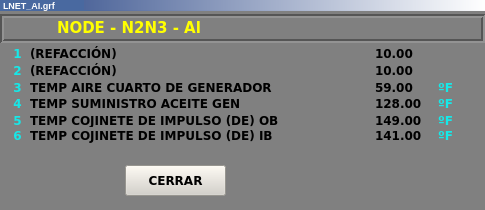
<?xml version="1.0" encoding="UTF-8"?>
<ui version="4.0">
 <class>LNET_AI8</class>
 <widget class="QWidget" name="LNET_AI8">
  <property name="geometry">
   <rect>
    <x>0</x>
    <y>0</y>
    <width>485</width>
    <height>210</height>
   </rect>
  </property>
  <property name="minimumSize">
   <size>
    <width>485</width>
    <height>210</height>
   </size>
  </property>
  <property name="maximumSize">
   <size>
    <width>485</width>
    <height>210</height>
   </size>
  </property>
  <property name="windowTitle">
   <string>LNET_AI8</string>
  </property>
  <property name="styleSheet">
   <string notr="true">background-color: rgb(128, 128, 128);</string>
  </property>
  <widget class="QLabel" name="lbNodRTD">
   <property name="geometry">
    <rect>
     <x>57</x>
     <y>18</y>
     <width>400</width>
     <height>20</height>
    </rect>
   </property>
   <property name="font">
    <font>
     <family>Verdana</family>
     <pointsize>11</pointsize>
     <weight>75</weight>
     <bold>true</bold>
    </font>
   </property>
   <property name="styleSheet">
    <string notr="true">color: rgb(255, 255, 0);</string>
   </property>
   <property name="text">
    <string>NODE - N2N3 - Al</string>
   </property>
  </widget>
  <widget class="QFrame" name="frame_5">
   <property name="geometry">
    <rect>
     <x>0</x>
     <y>0</y>
     <width>485</width>
     <height>11</height>
    </rect>
   </property>
   <property name="styleSheet">
    <string notr="true">background-color: qlineargradient(spread:pad, x1:0, y1:0, x2:1, y2:0, stop:0 rgba(43, 71, 134, 255), stop:1 rgba(255, 255, 255, 255));</string>
   </property>
   <property name="frameShape">
    <enum>QFrame::Panel</enum>
   </property>
   <property name="frameShadow">
    <enum>QFrame::Raised</enum>
   </property>
   <property name="lineWidth">
    <number>0</number>
   </property>
   <widget class="QLabel" name="lbLnetT_4">
    <property name="geometry">
     <rect>
      <x>0</x>
      <y>0</y>
      <width>81</width>
      <height>20</height>
     </rect>
    </property>
    <property name="font">
     <font>
      <pointsize>5</pointsize>
      <weight>75</weight>
      <bold>true</bold>
     </font>
    </property>
    <property name="styleSheet">
     <string notr="true">background-color: rgb(73, 105, 160);</string>
    </property>
    <property name="text">
     <string>&lt;!DOCTYPE HTML PUBLIC &quot;-//W3C//DTD HTML 4.0//EN&quot; &quot;http://www.w3.org/TR/REC-html40/strict.dtd&quot;&gt;
&lt;html&gt;&lt;head&gt;&lt;meta name=&quot;qrichtext&quot; content=&quot;1&quot; /&gt;&lt;style type=&quot;text/css&quot;&gt;
p, li { white-space: pre-wrap; }
&lt;/style&gt;&lt;/head&gt;&lt;body style=&quot; font-family:'MS Shell Dlg 2'; font-size:5pt; font-weight:600; font-style:normal;&quot;&gt;
&lt;p style=&quot;-qt-paragraph-type:empty; margin-top:0px; margin-bottom:0px; margin-left:0px; margin-right:0px; -qt-block-indent:0; text-indent:0px;&quot;&gt;&lt;/p&gt;&lt;/body&gt;&lt;/html&gt;</string>
    </property>
   </widget>
   <widget class="QFrame" name="frame_6">
    <property name="geometry">
     <rect>
      <x>10</x>
      <y>10</y>
      <width>485</width>
      <height>11</height>
     </rect>
    </property>
    <property name="styleSheet">
     <string notr="true">background-color: qlineargradient(spread:pad, x1:0, y1:0, x2:1, y2:0, stop:0 rgba(43, 71, 134, 255), stop:1 rgba(255, 255, 255, 255));</string>
    </property>
    <property name="frameShape">
     <enum>QFrame::Panel</enum>
    </property>
    <property name="frameShadow">
     <enum>QFrame::Raised</enum>
    </property>
    <property name="lineWidth">
     <number>0</number>
    </property>
    <widget class="QLabel" name="lbLnetT_5">
     <property name="geometry">
      <rect>
       <x>0</x>
       <y>0</y>
       <width>81</width>
       <height>20</height>
      </rect>
     </property>
     <property name="font">
      <font>
       <pointsize>5</pointsize>
       <weight>75</weight>
       <bold>true</bold>
      </font>
     </property>
     <property name="styleSheet">
      <string notr="true">background-color: rgb(73, 105, 160);</string>
     </property>
     <property name="text">
      <string>&lt;!DOCTYPE HTML PUBLIC &quot;-//W3C//DTD HTML 4.0//EN&quot; &quot;http://www.w3.org/TR/REC-html40/strict.dtd&quot;&gt;
&lt;html&gt;&lt;head&gt;&lt;meta name=&quot;qrichtext&quot; content=&quot;1&quot; /&gt;&lt;style type=&quot;text/css&quot;&gt;
p, li { white-space: pre-wrap; }
&lt;/style&gt;&lt;/head&gt;&lt;body style=&quot; font-family:'MS Shell Dlg 2'; font-size:5pt; font-weight:600; font-style:normal;&quot;&gt;
&lt;p style=&quot;-qt-paragraph-type:empty; margin-top:0px; margin-bottom:0px; margin-left:0px; margin-right:0px; -qt-block-indent:0; text-indent:0px;&quot;&gt;&lt;/p&gt;&lt;/body&gt;&lt;/html&gt;</string>
     </property>
    </widget>
   </widget>
   <widget class="QLabel" name="lbLnetT">
    <property name="geometry">
     <rect>
      <x>3</x>
      <y>0</y>
      <width>81</width>
      <height>12</height>
     </rect>
    </property>
    <property name="font">
     <font>
      <pointsize>5</pointsize>
      <weight>75</weight>
      <bold>true</bold>
     </font>
    </property>
    <property name="styleSheet">
     <string notr="true">background-color: rgb(73, 105, 160);</string>
    </property>
    <property name="text">
     <string>&lt;!DOCTYPE HTML PUBLIC &quot;-//W3C//DTD HTML 4.0//EN&quot; &quot;http://www.w3.org/TR/REC-html40/strict.dtd&quot;&gt;
&lt;html&gt;&lt;head&gt;&lt;meta name=&quot;qrichtext&quot; content=&quot;1&quot; /&gt;&lt;style type=&quot;text/css&quot;&gt;
p, li { white-space: pre-wrap; }
&lt;/style&gt;&lt;/head&gt;&lt;body style=&quot; font-family:'MS Shell Dlg 2'; font-size:5pt; font-weight:600; font-style:normal;&quot;&gt;
&lt;p style=&quot; margin-top:0px; margin-bottom:0px; margin-left:0px; margin-right:0px; -qt-block-indent:0; text-indent:0px;&quot;&gt;&lt;span style=&quot; font-size:7pt; color:#ffffff;&quot;&gt;LNET_AI.grf&lt;/span&gt;&lt;/p&gt;&lt;/body&gt;&lt;/html&gt;</string>
    </property>
   </widget>
  </widget>
  <widget class="QFrame" name="frame">
   <property name="geometry">
    <rect>
     <x>0</x>
     <y>14</y>
     <width>485</width>
     <height>29</height>
    </rect>
   </property>
   <property name="styleSheet">
    <string notr="true">border-color: rgb(255, 255, 255);</string>
   </property>
   <property name="frameShape">
    <enum>QFrame::Box</enum>
   </property>
   <property name="frameShadow">
    <enum>QFrame::Sunken</enum>
   </property>
   <property name="lineWidth">
    <number>2</number>
   </property>
  </widget>
  <widget class="QLabel" name="lbNumNode_1">
   <property name="geometry">
    <rect>
     <x>7</x>
     <y>45</y>
     <width>21</width>
     <height>16</height>
    </rect>
   </property>
   <property name="font">
    <font>
     <family>Verdana</family>
     <weight>75</weight>
     <bold>true</bold>
    </font>
   </property>
   <property name="styleSheet">
    <string notr="true">color: rgb(22, 232, 232);</string>
   </property>
   <property name="text">
    <string>1</string>
   </property>
   <property name="alignment">
    <set>Qt::AlignCenter</set>
   </property>
  </widget>
  <widget class="QLabel" name="lbNodeT_1">
   <property name="geometry">
    <rect>
     <x>30</x>
     <y>45</y>
     <width>340</width>
     <height>16</height>
    </rect>
   </property>
   <property name="font">
    <font>
     <family>Verdana</family>
     <weight>75</weight>
     <bold>true</bold>
    </font>
   </property>
   <property name="text">
    <string>(REFACCIÓN)</string>
   </property>
  </widget>
  <widget class="QLabel" name="lbNode_1">
   <property name="geometry">
    <rect>
     <x>375</x>
     <y>45</y>
     <width>61</width>
     <height>17</height>
    </rect>
   </property>
   <property name="font">
    <font>
     <family>Verdana</family>
     <weight>75</weight>
     <bold>true</bold>
    </font>
   </property>
   <property name="layoutDirection">
    <enum>Qt::RightToLeft</enum>
   </property>
   <property name="text">
    <string>10.00</string>
   </property>
  </widget>
  <widget class="QLabel" name="lbNodeU_1">
   <property name="geometry">
    <rect>
     <x>438</x>
     <y>45</y>
     <width>35</width>
     <height>17</height>
    </rect>
   </property>
   <property name="font">
    <font>
     <family>Verdana</family>
     <weight>75</weight>
     <bold>true</bold>
    </font>
   </property>
   <property name="styleSheet">
    <string notr="true">color: rgb(22, 232, 232);</string>
   </property>
   <property name="text">
    <string/>
   </property>
  </widget>
  <widget class="QPushButton" name="btnCerrar">
   <property name="geometry">
    <rect>
     <x>125</x>
     <y>165</y>
     <width>101</width>
     <height>31</height>
    </rect>
   </property>
   <property name="font">
    <font>
     <family>Verdana</family>
     <pointsize>9</pointsize>
     <weight>75</weight>
     <bold>true</bold>
    </font>
   </property>
   <property name="styleSheet">
    <string notr="true">background-color: rgb(212, 208, 200);</string>
   </property>
   <property name="text">
    <string>CERRAR</string>
   </property>
  </widget>
  <widget class="QLabel" name="lbNumNode_2">
   <property name="geometry">
    <rect>
     <x>7</x>
     <y>62</y>
     <width>21</width>
     <height>16</height>
    </rect>
   </property>
   <property name="font">
    <font>
     <family>Verdana</family>
     <weight>75</weight>
     <bold>true</bold>
    </font>
   </property>
   <property name="styleSheet">
    <string notr="true">color: rgb(22, 232, 232);</string>
   </property>
   <property name="text">
    <string>2</string>
   </property>
   <property name="alignment">
    <set>Qt::AlignCenter</set>
   </property>
  </widget>
  <widget class="QLabel" name="lbNodeT_2">
   <property name="geometry">
    <rect>
     <x>30</x>
     <y>62</y>
     <width>340</width>
     <height>16</height>
    </rect>
   </property>
   <property name="font">
    <font>
     <family>Verdana</family>
     <weight>75</weight>
     <bold>true</bold>
    </font>
   </property>
   <property name="text">
    <string>(REFACCIÓN)</string>
   </property>
  </widget>
  <widget class="QLabel" name="lbNode_2">
   <property name="geometry">
    <rect>
     <x>375</x>
     <y>62</y>
     <width>61</width>
     <height>17</height>
    </rect>
   </property>
   <property name="font">
    <font>
     <family>Verdana</family>
     <weight>75</weight>
     <bold>true</bold>
    </font>
   </property>
   <property name="layoutDirection">
    <enum>Qt::RightToLeft</enum>
   </property>
   <property name="text">
    <string>10.00</string>
   </property>
  </widget>
  <widget class="QLabel" name="lbNodeU_2">
   <property name="geometry">
    <rect>
     <x>438</x>
     <y>62</y>
     <width>35</width>
     <height>17</height>
    </rect>
   </property>
   <property name="font">
    <font>
     <family>Verdana</family>
     <weight>75</weight>
     <bold>true</bold>
    </font>
   </property>
   <property name="styleSheet">
    <string notr="true">color: rgb(22, 232, 232);</string>
   </property>
   <property name="text">
    <string/>
   </property>
  </widget>
  <widget class="QLabel" name="lbNodeU_3">
   <property name="geometry">
    <rect>
     <x>438</x>
     <y>79</y>
     <width>35</width>
     <height>17</height>
    </rect>
   </property>
   <property name="font">
    <font>
     <family>Verdana</family>
     <weight>75</weight>
     <bold>true</bold>
    </font>
   </property>
   <property name="styleSheet">
    <string notr="true">color: rgb(22, 232, 232);</string>
   </property>
   <property name="text">
    <string>ºF</string>
   </property>
  </widget>
  <widget class="QLabel" name="lbNodeT_3">
   <property name="geometry">
    <rect>
     <x>30</x>
     <y>79</y>
     <width>340</width>
     <height>16</height>
    </rect>
   </property>
   <property name="font">
    <font>
     <family>Verdana</family>
     <weight>75</weight>
     <bold>true</bold>
    </font>
   </property>
   <property name="text">
    <string>TEMP AIRE CUARTO DE GENERADOR</string>
   </property>
  </widget>
  <widget class="QLabel" name="lbNumNode_3">
   <property name="geometry">
    <rect>
     <x>7</x>
     <y>79</y>
     <width>21</width>
     <height>16</height>
    </rect>
   </property>
   <property name="font">
    <font>
     <family>Verdana</family>
     <weight>75</weight>
     <bold>true</bold>
    </font>
   </property>
   <property name="styleSheet">
    <string notr="true">color: rgb(22, 232, 232);</string>
   </property>
   <property name="text">
    <string>3</string>
   </property>
   <property name="alignment">
    <set>Qt::AlignCenter</set>
   </property>
  </widget>
  <widget class="QLabel" name="lbNode_3">
   <property name="geometry">
    <rect>
     <x>375</x>
     <y>79</y>
     <width>61</width>
     <height>17</height>
    </rect>
   </property>
   <property name="font">
    <font>
     <family>Verdana</family>
     <weight>75</weight>
     <bold>true</bold>
    </font>
   </property>
   <property name="layoutDirection">
    <enum>Qt::RightToLeft</enum>
   </property>
   <property name="text">
    <string>59.00</string>
   </property>
  </widget>
  <widget class="QLabel" name="lbNodeU_4">
   <property name="geometry">
    <rect>
     <x>438</x>
     <y>95</y>
     <width>35</width>
     <height>17</height>
    </rect>
   </property>
   <property name="font">
    <font>
     <family>Verdana</family>
     <weight>75</weight>
     <bold>true</bold>
    </font>
   </property>
   <property name="styleSheet">
    <string notr="true">color: rgb(22, 232, 232);</string>
   </property>
   <property name="text">
    <string>ºF</string>
   </property>
  </widget>
  <widget class="QLabel" name="lbNumNode_4">
   <property name="geometry">
    <rect>
     <x>7</x>
     <y>95</y>
     <width>21</width>
     <height>16</height>
    </rect>
   </property>
   <property name="font">
    <font>
     <family>Verdana</family>
     <weight>75</weight>
     <bold>true</bold>
    </font>
   </property>
   <property name="styleSheet">
    <string notr="true">color: rgb(22, 232, 232);</string>
   </property>
   <property name="text">
    <string>4</string>
   </property>
   <property name="alignment">
    <set>Qt::AlignCenter</set>
   </property>
  </widget>
  <widget class="QLabel" name="lbNodeT_4">
   <property name="geometry">
    <rect>
     <x>30</x>
     <y>95</y>
     <width>340</width>
     <height>16</height>
    </rect>
   </property>
   <property name="font">
    <font>
     <family>Verdana</family>
     <weight>75</weight>
     <bold>true</bold>
    </font>
   </property>
   <property name="text">
    <string>TEMP SUMINISTRO ACEITE GEN</string>
   </property>
  </widget>
  <widget class="QLabel" name="lbNode_4">
   <property name="geometry">
    <rect>
     <x>375</x>
     <y>95</y>
     <width>61</width>
     <height>17</height>
    </rect>
   </property>
   <property name="font">
    <font>
     <family>Verdana</family>
     <weight>75</weight>
     <bold>true</bold>
    </font>
   </property>
   <property name="layoutDirection">
    <enum>Qt::RightToLeft</enum>
   </property>
   <property name="text">
    <string>128.00</string>
   </property>
  </widget>
  <widget class="QLabel" name="lbNumNode_5">
   <property name="geometry">
    <rect>
     <x>7</x>
     <y>112</y>
     <width>21</width>
     <height>16</height>
    </rect>
   </property>
   <property name="font">
    <font>
     <family>Verdana</family>
     <weight>75</weight>
     <bold>true</bold>
    </font>
   </property>
   <property name="styleSheet">
    <string notr="true">color: rgb(22, 232, 232);</string>
   </property>
   <property name="text">
    <string>5</string>
   </property>
   <property name="alignment">
    <set>Qt::AlignCenter</set>
   </property>
  </widget>
  <widget class="QLabel" name="lbNode_5">
   <property name="geometry">
    <rect>
     <x>375</x>
     <y>112</y>
     <width>61</width>
     <height>17</height>
    </rect>
   </property>
   <property name="font">
    <font>
     <family>Verdana</family>
     <weight>75</weight>
     <bold>true</bold>
    </font>
   </property>
   <property name="layoutDirection">
    <enum>Qt::RightToLeft</enum>
   </property>
   <property name="text">
    <string>149.00</string>
   </property>
  </widget>
  <widget class="QLabel" name="lbNodeU_5">
   <property name="geometry">
    <rect>
     <x>438</x>
     <y>112</y>
     <width>35</width>
     <height>17</height>
    </rect>
   </property>
   <property name="font">
    <font>
     <family>Verdana</family>
     <weight>75</weight>
     <bold>true</bold>
    </font>
   </property>
   <property name="styleSheet">
    <string notr="true">color: rgb(22, 232, 232);</string>
   </property>
   <property name="text">
    <string>ºF</string>
   </property>
  </widget>
  <widget class="QLabel" name="lbNodeT_5">
   <property name="geometry">
    <rect>
     <x>30</x>
     <y>112</y>
     <width>340</width>
     <height>16</height>
    </rect>
   </property>
   <property name="font">
    <font>
     <family>Verdana</family>
     <weight>75</weight>
     <bold>true</bold>
    </font>
   </property>
   <property name="text">
    <string>TEMP COJINETE DE IMPULSO (DE) OB</string>
   </property>
  </widget>
  <widget class="QLabel" name="lbNumNode_6">
   <property name="geometry">
    <rect>
     <x>7</x>
     <y>127</y>
     <width>21</width>
     <height>16</height>
    </rect>
   </property>
   <property name="font">
    <font>
     <family>Verdana</family>
     <weight>75</weight>
     <bold>true</bold>
    </font>
   </property>
   <property name="styleSheet">
    <string notr="true">color: rgb(22, 232, 232);</string>
   </property>
   <property name="text">
    <string>6</string>
   </property>
   <property name="alignment">
    <set>Qt::AlignCenter</set>
   </property>
  </widget>
  <widget class="QLabel" name="lbNodeU_6">
   <property name="geometry">
    <rect>
     <x>438</x>
     <y>127</y>
     <width>35</width>
     <height>17</height>
    </rect>
   </property>
   <property name="font">
    <font>
     <family>Verdana</family>
     <weight>75</weight>
     <bold>true</bold>
    </font>
   </property>
   <property name="styleSheet">
    <string notr="true">color: rgb(22, 232, 232);</string>
   </property>
   <property name="text">
    <string>ºF</string>
   </property>
  </widget>
  <widget class="QLabel" name="lbNode_6">
   <property name="geometry">
    <rect>
     <x>375</x>
     <y>127</y>
     <width>61</width>
     <height>17</height>
    </rect>
   </property>
   <property name="font">
    <font>
     <family>Verdana</family>
     <weight>75</weight>
     <bold>true</bold>
    </font>
   </property>
   <property name="layoutDirection">
    <enum>Qt::RightToLeft</enum>
   </property>
   <property name="text">
    <string>141.00</string>
   </property>
  </widget>
  <widget class="QLabel" name="lbNodeT_6">
   <property name="geometry">
    <rect>
     <x>30</x>
     <y>127</y>
     <width>340</width>
     <height>16</height>
    </rect>
   </property>
   <property name="font">
    <font>
     <family>Verdana</family>
     <weight>75</weight>
     <bold>true</bold>
    </font>
   </property>
   <property name="text">
    <string>TEMP COJINETE DE IMPULSO (DE) IB</string>
   </property>
  </widget>
  <zorder>frame</zorder>
  <zorder>lbNodRTD</zorder>
  <zorder>frame_5</zorder>
  <zorder>lbNumNode_1</zorder>
  <zorder>lbNodeT_1</zorder>
  <zorder>lbNode_1</zorder>
  <zorder>lbNodeU_1</zorder>
  <zorder>btnCerrar</zorder>
  <zorder>lbNumNode_2</zorder>
  <zorder>lbNodeT_2</zorder>
  <zorder>lbNode_2</zorder>
  <zorder>lbNodeU_2</zorder>
  <zorder>lbNodeU_3</zorder>
  <zorder>lbNodeT_3</zorder>
  <zorder>lbNumNode_3</zorder>
  <zorder>lbNode_3</zorder>
  <zorder>lbNodeU_4</zorder>
  <zorder>lbNumNode_4</zorder>
  <zorder>lbNodeT_4</zorder>
  <zorder>lbNode_4</zorder>
  <zorder>lbNumNode_5</zorder>
  <zorder>lbNode_5</zorder>
  <zorder>lbNodeU_5</zorder>
  <zorder>lbNodeT_5</zorder>
  <zorder>lbNumNode_6</zorder>
  <zorder>lbNodeU_6</zorder>
  <zorder>lbNode_6</zorder>
  <zorder>lbNodeT_6</zorder>
 </widget>
 <layoutdefault spacing="6" margin="11"/>
 <resources/>
 <connections/>
</ui>
